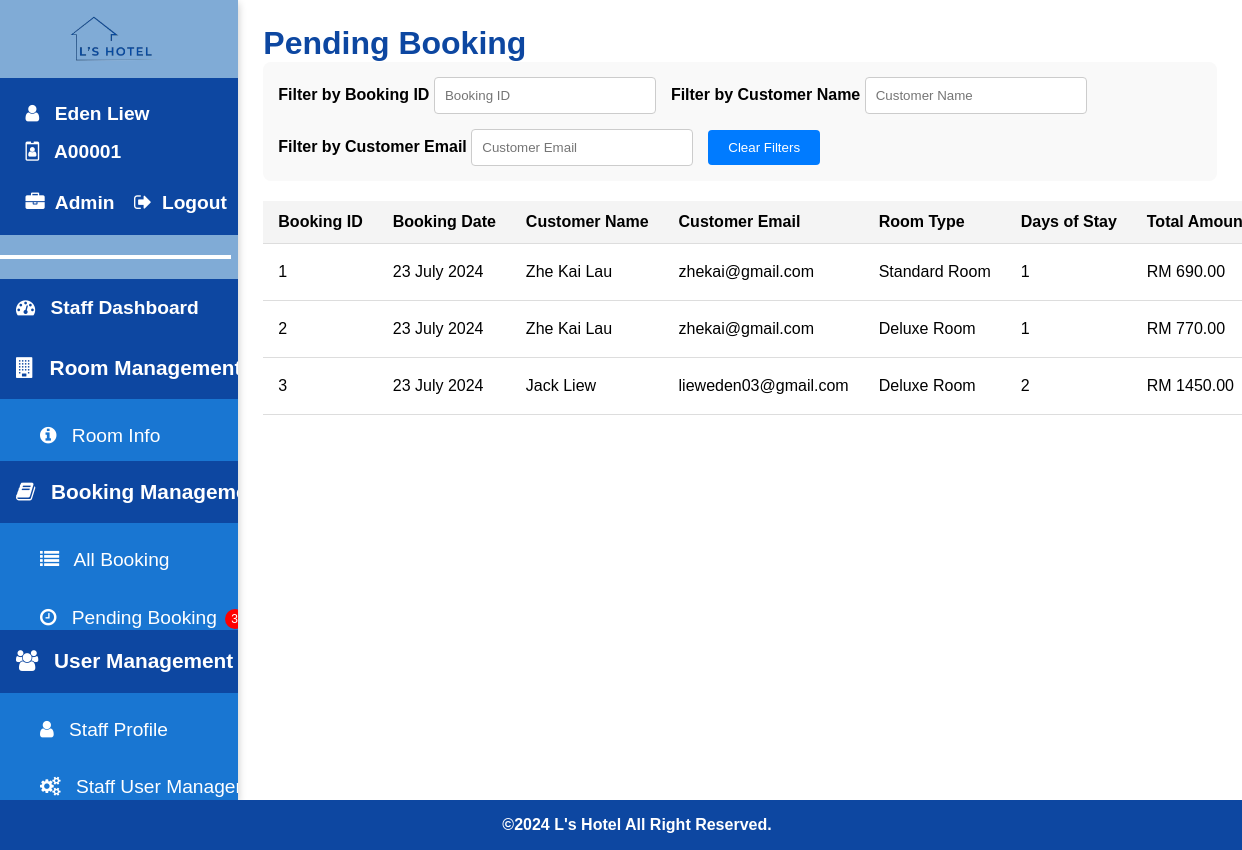
/staff/pending_booking.php (signed in), run on the app's committed database.
### tables this page shows
CREATE TABLE `bookings` (
  `booking_id` int(11) NOT NULL,
  `email` varchar(100) NOT NULL,
  `room_id` int(11) NOT NULL,
  `check_in_date` date NOT NULL,
  `check_out_date` date NOT NULL,
  `days` int(11) NOT NULL,
  `number_of_rooms` int(11) NOT NULL,
  `bed_selection` varchar(255) NOT NULL,
  `smoke` varchar(255) NOT NULL,
  `first_name` varchar(50) NOT NULL,
  `last_name` varchar(50) NOT NULL,
  `phone_number` varchar(15) NOT NULL,
  `bring_car` varchar(3) NOT NULL,
  `additional_requests` varchar(255) DEFAULT NULL,
  `total_amount` decimal(10,2) NOT NULL,
  `created_at` timestamp NOT NULL DEFAULT current_timestamp(),
  `car_plates` varchar(255) DEFAULT NULL,
  `payment_status` varchar(20) NOT NULL,
  `booking_status` varchar(20) NOT NULL
);

CREATE TABLE `rooms` (
  `room_id` int(11) NOT NULL,
  `room_type` varchar(255) NOT NULL,
  `room_level` int(3) NOT NULL,
  `room_price` decimal(10,2) NOT NULL,
  `room_features` text DEFAULT NULL,
  `room_facilities` text DEFAULT NULL,
  `room_size` varchar(50) DEFAULT NULL,
  `room_availability` int(11) DEFAULT NULL,
  `room_description` text DEFAULT NULL,
  `room_images` text DEFAULT NULL
);

### staff/pending_booking.php (the view, shortened to what this page needs)
<!DOCTYPE html>
<html>
<head>
<link rel="stylesheet" href="https://cdnjs.cloudflare.com/ajax/libs/font-awesome/4.7.0/css/font-awesome.min.css">
<link rel="stylesheet" href="../css/staff/staff-style.css?v=<?php echo time(); ?>">
<link rel="stylesheet" href="../css/staff/pending-booking.css?v=<?php echo time(); ?>">
<link rel="stylesheet" href="../css/staff/booking_modal.css?v=<?php echo time(); ?>">
</head>
<body>
<div class="staff-container">
  <?php include 'staff_sidenav.php'; ?>
  <div class="main">
    <div class="staff-page-title">
      <span>Pending Booking</span>
    </div>
    <div class="filter-container">
      <div>
        <label for="booking_id">Filter by Booking ID</label>
        <input type="text" id="booking_id" placeholder="Booking ID" oninput="filterTable()">
      </div>
      <div>
        <label for="customer_name">Filter by Customer Name</label>
        <input type="text" id="customer_name" placeholder="Customer Name" oninput="filterTable()">
      </div>
      <div>
        <label for="customer_email">Filter by Customer Email</label>
        <input type="text" id="customer_email" placeholder="Customer Email" oninput="filterTable()">
      </div>
      <div>
        <button type="button" class="clear-btn" onclick="clearFilters()">Clear Filters</button>
      </div>
    </div>
    <div class="pending-booking-list">
      <table id="bookingTable">
        <thead>
          <tr>
            <th>Booking ID</th>
            <th>Booking Date</th>
            <th>Customer Name</th>
            <th>Customer Email</th>
            <th>Room Type</th>
            <th>Days of Stay</th>
            <th>Total Amount</th>
          </tr>
        </thead>
        <tbody>
          <?php
            function js_escape($str) {
                return addslashes(htmlspecialchars($str, ENT_QUOTES, 'UTF-8'));
            }
            $query = "SELECT
                        b.booking_id,
                        DATE_FORMAT(b.created_at, '%d %M %Y') as booking_date,
                        b.check_in_date,
                        b.check_out_date,
                        b.days,
                        b.number_of_rooms,
                        b.bed_selection,
                        b.smoke,
                        b.total_amount,
                        b.additional_requests,
                        b.first_name,
                        b.last_name,
                        b.email,
                        b.phone_number,
                        b.bring_car,
                        b.car_plates,
                        r.room_type,
                        r.room_features
                      FROM bookings b
                      JOIN rooms r ON b.room_id = r.room_id
                      WHERE b.booking_status = 'pending'";
            $result = $conn->query($query);
            if ($result->num_rows > 0) {
                while($row = $result->fetch_assoc()) {
                    $booking_id = js_escape($row['booking_id']);
                    $booking_date = js_escape($row['booking_date']);
                    $check_in_date = js_escape($row['check_in_date']);
                    $check_out_date = js_escape($row['check_out_date']);
                    $days = js_escape($row['days']);
                    $number_of_rooms = js_escape($row['number_of_rooms']);
                    $bed_selection = js_escape($row['bed_selection']);
                    $smoke = js_escape($row['smoke']);
                    $total_amount = js_escape($row['total_amount']);
                    $additional_requests = js_escape($row['additional_requests']);
                    $first_name = js_escape($row['first_name']);
                    $last_name = js_escape($row['last_name']);
                    $email = js_escape($row['email']);
                    $phone_number = js_escape($row['phone_number']);
                    $bring_car = js_escape($row['bring_car']);
                    $car_plates = js_escape($row['car_plates']);
                    $room_type = js_escape($row['room_type']);
                    $room_features = js_escape($row['room_features']);
                    $name = $row['first_name'] . ' ' . $row['last_name'];
                    echo "<tr>
                            <td>{$booking_id}</td>
                            <td>{$booking_date}</td>
                            <td>{$name}</td>
                            <td>{$email}</td>
                            <td>{$room_type}</td>
                            <td>{$days}</td>
                            <td>RM {$total_amount}</td>
                            <td>
                              <a href='assign_room.php?booking_id={$booking_id}' class='action-btn assign-btn'>Assign Room</a>
                              <button class='action-btn view-btn' onclick=\"openBookingModal('{$booking_id}', '{$booking_date}', '{$check_in_date}', '{$check_out_date}', '{$days}', '{$number_of_rooms}', '{$bed_selection}', '{$smoke}', '{$total_amount}', '{$additional_requests}', '{$first_name}', '{$last_name}', '{$email}', '{$phone_number}', '{$bring_car}', '{$car_plates}', '{$room_type}', '{$room_features}')\">View Details</button>
                              <a href='cancel_booking.php?booking_id={$booking_id}' class='action-btn cancel-btn'>Cancel</a>
                            </td>
                          </tr>";
                }
            } else {
                echo "<tr><td colspan='8'>No pending bookings found.</td></tr>";
            }
          ?>
        </tbody>
      </table>
    </div>
  </div>
</div>
<footer>
  <p>&copy;2024 L's Hotel All Right Reserved.</p>
</footer>
</body>
</html>

### css/staff/staff-style.css (style rules this page uses)
body { margin: 0; font-family: Arial, sans-serif; }
.staff-container { display: flex; min-height: 100vh; flex: 1; }
.main { width: 80%; padding: 2%; background-color: #ffffff; overflow-y: auto; }
.main .staff-page-title { font-size: 2em; font-weight: bold; text-align: left; color: #0d47a1; }
footer { width: 100%; background-color: #0d47a1; color: #ffffff; position: relative; text-align: center; padding: 1em; font-size: 1em; font-weight: bold; margin-top: auto; bottom: 0; }
footer p { margin: 0; }

### css/staff/pending-booking.css (style rules this page uses)
.filter-container { display: flex; gap: 15px; margin-bottom: 20px; padding: 15px; background-color: #f9f9f9; border-radius: 8px; align-items: center; flex-wrap: wrap; }
.filter-container label { font-weight: bold; }
.filter-container input { padding: 10px; border: 1px solid #ccc; border-radius: 4px; width: 200px; }
.filter-container button.clear-btn { background-color: #007bff; color: white; border: none; padding: 10px 20px; cursor: pointer; border-radius: 4px; }
.pending-booking-list table { width: 100%; border-collapse: collapse; }
.pending-booking-list th, .pending-booking-list td { padding: 12px 15px; text-align: left; border-bottom: 1px solid #ddd; white-space: nowrap; }
.pending-booking-list th { background-color: #f4f4f4; font-weight: bold; }
.pending-booking-list td { white-space: nowrap; }
.pending-booking-list th:nth-child(1), .pending-booking-list td:nth-child(1) { width: 5%; }
.pending-booking-list th:nth-child(2), .pending-booking-list td:nth-child(2) { width: 10%; }
.pending-booking-list th:nth-child(3), .pending-booking-list td:nth-child(3) { width: 15%; }
.pending-booking-list th:nth-child(4), .pending-booking-list td:nth-child(4) { width: 20%; }
.pending-booking-list th:nth-child(5), .pending-booking-list td:nth-child(5) { width: 10%; }
.pending-booking-list th:nth-child(6), .pending-booking-list td:nth-child(6) { width: 10%; }
.pending-booking-list th:nth-child(7), .pending-booking-list td:nth-child(7) { width: 10%; }

### data on the page
bookings: booking_id "1", booking_date "23 July 2024", name "Zhe Kai Lau", email "zhekai@gmail.com", room.room_type "Standard Room", days "1", total_amount "690.00"
bookings: booking_id "2", booking_date "23 July 2024", name "Zhe Kai Lau", email "zhekai@gmail.com", room.room_type "Deluxe Room", days "1", total_amount "770.00"
bookings: booking_id "3", booking_date "23 July 2024", name "Jack Liew", email "lieweden03@gmail.com", room.room_type "Deluxe Room", days "2", total_amount "1450.00"

### other printed values
$staffName "Eden Liew"
$staffId "A00001"
$staffRole "Admin"
$pendingCount "3"
